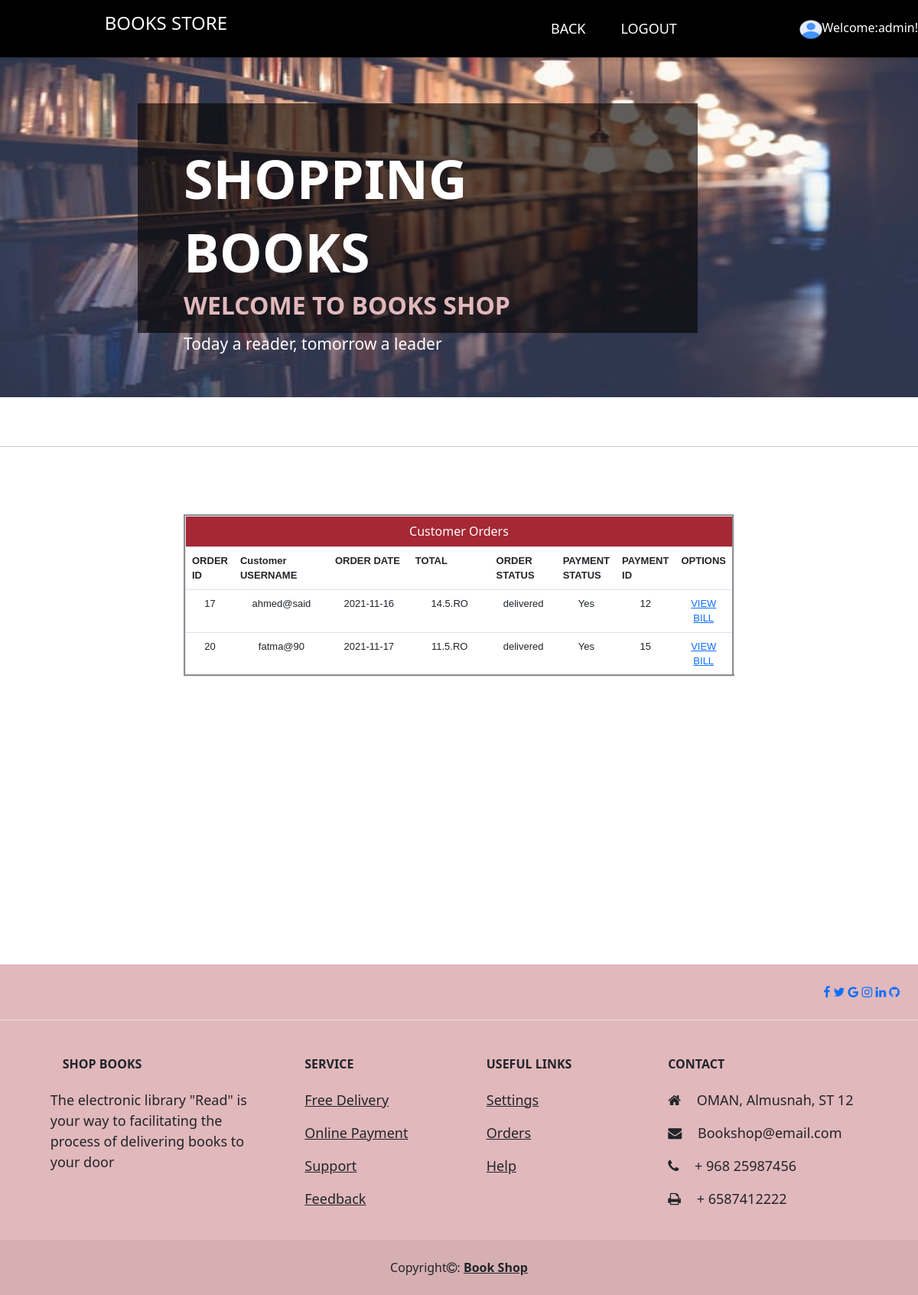
The app's page /ViewDELIVERED.php (signed in) with its own data.
### tables this page shows
CREATE TABLE IF NOT EXISTS `placeorder` (
  `orid` int(8) NOT NULL AUTO_INCREMENT,
  `cusername` varchar(50) NOT NULL,
  `orderdate` date NOT NULL,
  `gTotal` double NOT NULL,
  `orderstatus` varchar(20) NOT NULL,
  `Payment` varchar(8) NOT NULL,
  PRIMARY KEY (`orid`)
);

CREATE TABLE IF NOT EXISTS `tblbill` (
  `bill_id` int(8) NOT NULL AUTO_INCREMENT,
  `cardname` varchar(50) NOT NULL,
  `cardnum` varchar(20) NOT NULL,
  `dateexp` date NOT NULL,
  `sequritycode` int(4) NOT NULL,
  `cusername` varchar(50) NOT NULL,
  `orderid` int(8) NOT NULL,
  `totalamount` double NOT NULL,
  PRIMARY KEY (`bill_id`)
);

### ViewDELIVERED.php (the view, shortened to what this page needs)
<!DOCTYPE html PUBLIC "-//W3C//DTD XHTML 1.0 Transitional//EN" "http://www.w3.org/TR/xhtml1/DTD/xhtml1-transitional.dtd">
<html xmlns="http://www.w3.org/1999/xhtml">
<head>
<link rel="stylesheet" href="https://cdnjs.cloudflare.com/ajax/libs/font-awesome/4.7.0/css/font-awesome.min.css">
<link href="style.css" rel="stylesheet" type="text/css">
<link href="bootstrap-5.1.0-dist/bootstrap-icons/bootstrap-icons.css" rel="stylesheet">
  <link href="bootstrap-5.1.0-dist/glightbox/css/glightbox.min.css" rel="stylesheet">
<link href="bootstrap-5.1.0-dist/css/bootstrap.css" rel="stylesheet" type="text/css">
<link href="https://cdnjs.cloudflare.com/ajax/libs/font-awesome/4.7.0/css/font-awesome.min.css" rel="stylesheet">
</head>
<body>
 <nav class="navbar navbar-expand-lg navbar-black bg-black py-3 shadow-sm bg-transparent-black fixed-top"> <a href="#" class="navbar-brand font-weight-bold d-block d-lg-none"></a>
    <div id="navbarContent" class="collapse navbar-collapse">
        <ul class="navbar-nav mx-auto">
          <h4 class="logo" style="color: #FFFFFF">BOOKS STORE</h4>
            <li class="nav-item dropdown megamenu">
		<a id="megamneu" href="AdminHomepage.php" data-toggle="dropdown" aria-haspopup="true" aria-expanded="false" class="nav-link  font-weight-bold text-uppercase ">BACK</a></li>
		<li class="nav-item"><a href="logout.php" class="nav-link font-weight-bold text-uppercase">LOGOUT</a></li>
         </ul>
      <div><img src="image/profile-user.png" height="25px" width="30px"><span class="auto-style3"><span class="text-white">Welcome:<?php
			$username= $_SESSION['txtuser'];
	include ("connect.php");
	$qryname = "select * from  tbadmin where username='$username' ";
	$result = mysqli_query($con,$qryname);
	while($rows = mysqli_fetch_assoc($result))
	{ $namee=$rows['aname'];
}
	echo $namee. "!";
	?>
	</span><span class="auto-style1"></img></span></span></div>
</nav>
                <div class="carousel-inner" style="left: 0px; top: 0px; height: 519px">
               <div class="carousel-item active">
                  <img class="d-block w-100" src="image/download.jpg" alt="slider_img" height="543">
                  <div class="ovarlay_slide_cont" style="left: 0; top: 135px; height: 300px; width: 61%">
                     <h2>SHOPPING BOOKS</h2>
                     <h4>WELCOME TO  BOOKS SHOP</h4>
                     <p>Today a reader, tomorrow a leader</p>
                  </div>
               </div>
                </div>
                <br/>
                <br/>
                <hr><br>
     <form   method="post" id="form2"   name="form2"  onsubmit="return validate(this);"  enctype="multipart/form-data"  action="customerpage.php">
				 <span class="auto-style2">
				  <?php
	 if(isset($_GET['page']))
    {
        $page = $_GET['page'];
    }
    else
    {
        $page = 1;
    }
    $num_per_page = 200;
    $start_from = ($page-1)*04;
	$query1 = "select * from placeorder a ,tblbill b where a.orid=b.orderid and  a.Payment='Yes' and  a.orderstatus='delivered' order by orderdate LIMIT  $start_from,$num_per_page ";
     $result1 = mysqli_query($con,$query1);
	$num = mysqli_num_rows($result1);
	if ($num > 0){
	echo "<br>";
		echo "<table  id='productSizes' class='table' border='3'  style='width:60%;' align=center  cellspacing=2>";
	echo "<tr>";
	echo "<br>";
	echo "<tr bgcolor='#A52834'> ";
		echo "<td   width=100 align=center  colspan=9><font color='#ffffff'> Customer Orders</font></td>";
	echo"</tr>";
	echo "<th class='col-1' ><font face =arial size =2>ORDER ID";
	echo "<th class='col-3' ><font face =arial size =2>Customer USERNAME";
	echo "<th class='col-3' ><font face =arial size =2>ORDER DATE";
	echo "<th class='col-3'><font face =arial size =2> TOTAL";
	echo "<th  class='col-3'><font face =arial size =2> ORDER STATUS ";
	echo "<th class='col-5'><font face =arial size =2> PAYMENT STATUS ";
	echo "<th class='col-5'><font face =arial size =2> PAYMENT ID";
	echo "<th colspan = 1 ><font face =arial size =2>OPTIONS";
     while($row = mysqli_fetch_assoc($result1)) {
		$rno =$row["orid"];
		$usernamerc =$row["cusername"];
		$rdate =$row["orderdate"];
		$ptotal =$row["totalamount"];
		$statuts =$row["orderstatus"];
		$payment =$row["Payment"];
		$bill_id =$row["bill_id"];
		echo "<tr>";
		echo  "<td align=center><font face =arial size =2>$rno";
		echo  "<td align=center><font face =arial size =2>$usernamerc";
		echo "<td align=center><font face =arial size =2>$rdate";
		echo"<td align=center><font face =arial size =2> $ptotal.RO";
		echo"<td align=center><font face =arial size =2> $statuts";
		echo"<td align=center><font face =arial size =2> $payment";
		echo"<td align=center><font face =arial size =2> $bill_id";
		echo "<td align=center><a href='adminBill2.php?orid=$rno&&bill_id=$bill_id&&cusername=$usernamerc'><font face =arial size =2>VIEW BILL</a><br>";
		}
 		echo  "</table>";
}
else{
	echo "<center>No Bill Payment yet! <br>";
	echo "Click <a href='AdminHomepage.php'>here</a> To Back !</a></center>";
}
?>
	</span>
		<br />
		<br />
		<br />
		<br />
		<br />
		<br />
   </form>
   <br />
  <br><br><br><br><br>
 <br />
 <br />
 <br />
<footer class="auto-style7">
  <section
    class="d-flex justify-content-center justify-content-lg-between p-4 border-bottom bg-"
       >
    <div>
     <a href="https://ar-ar.facebook.com"><i class="fa fa-facebook"></i></a>
       <a href="https://twitter.com/"> <i class="fa fa-twitter"></i></a>
       <a href="https://google.com/"> <i class="fa fa-google"></i></a>
       <a href="https://instagram.com/"> <i class="fa fa-instagram"></i></a>
       <a href="https://linkedin.com/"> <i class="fa fa-linkedin"></i></a>
       <a href="https://github.com/"> <i class="fa fa-github"></i></a>
    </div>
  </section>
  <section class="">
    <div class="container text-center text-md-start mt-5">
      <div class="row mt-3">
        <div class="col-md-3 col-lg-4 col-xl-3 mx-auto mb-4">
          <h6 class="text-uppercase fw-bold mb-4">
            <i class="fas fa-gem me-3"></i>SHOP BOOKS
          </h6>
          <p>The electronic library "Read" is your way to facilitating the process of delivering books to your door
          </p>
        </div>
        <div class="col-md-2 col-lg-2 col-xl-2 mx-auto mb-4">
          <h6 class="text-uppercase fw-bold mb-4">
           SERVICE
          </h6>
          <p>
            <a href="#!" class="text-reset">Free Delivery</a>
          </p>
          <p>
            <a href="#!" class="text-reset">Online Payment</a>
          </p>
          <p>
            <a href="#!" class="text-reset">Support</a>
          </p>
          <p>
            <a href="#!" class="text-reset">Feedback</a>
          </p>
        </div>
        <div class="col-md-3 col-lg-2 col-xl-2 mx-auto mb-4">
          <h6 class="text-uppercase fw-bold mb-4">
            Useful links
          </h6>
             <p>
            <a href="#!" class="text-reset">Settings</a>
          </p>
          <p>
            <a href="#!" class="text-reset">Orders</a>
          </p>
          <p>
            <a href="#!" class="text-reset">Help</a>
          </p>
        </div>
        <div class="col-md-4 col-lg-3 col-xl-3 mx-auto mb-md-0 mb-4">
          <h6 class="text-uppercase fw-bold mb-4">
            Contact
          </h6>
          <p><i class="fa fa-home me-3"></i> OMAN, Almusnah, ST 12</p>
          <p>
            <i class="fa fa-envelope me-3"></i>
            Bookshop@email.com
          </p>
          <p><i class="fa fa-phone me-3"></i> + 968 25987456</p>
          <p><i class="fa fa-print me-3"></i> + 6587412222</p>
        </div>
      </div>
    </div>
  </section>
  <div class="text-center p-4" style="background-color: rgba(0, 0, 0, 0.05);">
    Copyright<i class="fa fa-copyright"></i>:
    <a class="text-reset fw-bold" href="https://mdbootstrap.com/">Book Shop</a>
  </div>
</footer>
     </body>
</html>

### style.css (style rules this page uses)
.logo { margin-right: 400px; font-family: 'Crimson Text', serif, font-size -2px; color: ; }
* { box-sizing: border-box; }
nav.navbar a, nav.navbar ul li a { color: #FFF !important; }
nav.navbar ul li { padding: 0 15px; position: relative; }
.navbar-nav li a { font-size: 18px; font-weight: 300; }
p { font-size: 18px; font-weight: 300; }
.ovarlay_slide_cont { background: rgba(5,3,0,0.63); position: absolute; width: 60%; margin: 0 15%; z-index: 1111111111; top: 135px; left: 0; padding: 50px 60px 70px; }
.ovarlay_slide_cont h2 { color: #fff; text-transform: uppercase; font-size: 70px; font-weight: 700; line-height: normal; margin: 0; }
.ovarlay_slide_cont h4 { color: #E1B8BC; font-size: 32px; text-transform: uppercase; font-weight: 700; margin: 0 0 15px 0; line-height: normal; }
.ovarlay_slide_cont p { color: #fff; font-weight: 300; margin: 0 0 30px 0; font-size: 21px; padding: 0 75px 0 0; line-height: 28px; }

### ViewDELIVERED.php (style rules this page uses)
.auto-style7 { background-color: #E1B8BC; }

### records on screen
placeorder: orid "17", tblbill.cusername "ahmed@said", orderdate "2021-11-16", tblbill.totalamount "14.5", orderstatus "delivered", Payment "Yes", tblbill.bill_id "12"
placeorder: orid "20", tblbill.cusername "fatma@90", orderdate "2021-11-17", tblbill.totalamount "11.5", orderstatus "delivered", Payment "Yes", tblbill.bill_id "15"

### other values on screen
$namee "admin"
